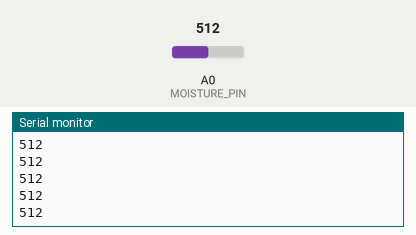
The sketch below on a simulated Arduino Uno, built with avr-gcc and run on an emulated ATmega328P. On the bench: the last lines printed to the serial monitor. The inputs (shaded band) are chosen by the test bench; at power-on: A0 (MOISTURE_PIN) = 512.

Above: at 1.2 s.
1.3 s: A0 (MOISTURE_PIN) set to 716
At 1.54 s:
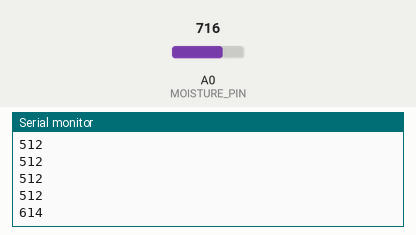
2.8 s: A0 (MOISTURE_PIN) set to 900
At 2.8 s:
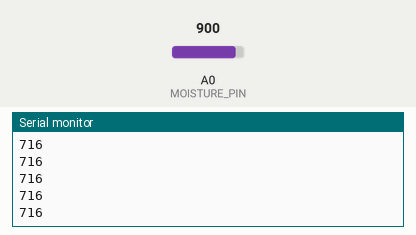
Timing chart, 0 to 5.8 s (numbered marks = the images above; inputs shaded):
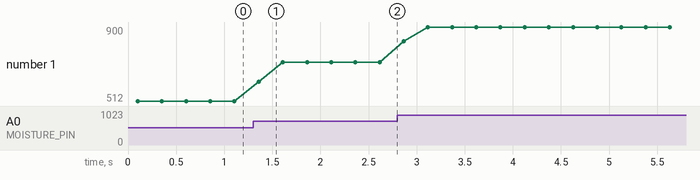

The sketch:

Soil_test_for_ur5e.ino
```cpp
// Teensy Moisture Sensor Bridge
// Reads soil moisture sensor on A0 and sends averaged analog readings (0–1023)
// to ROS2 via serial at 9600 baud.

#define MOISTURE_PIN A0       // Analog pin for soil moisture sensor
#define READ_INTERVAL 150     // Time between serial outputs (ms)
#define NUM_SAMPLES 10        // Number of samples for averaging

void setup() {
  Serial.begin(9600);         // Match teensy_bridge_node.py baud rate
  pinMode(MOISTURE_PIN, INPUT);
}

void loop() {
  long total = 0;
  for (int i = 0; i < NUM_SAMPLES; i++) {
    total += analogRead(MOISTURE_PIN);
    delay(10);                 // Small delay between samples (for stability)
  }

  int averageValue = total / NUM_SAMPLES;  // Compute average
  Serial.println(averageValue);            // Send as integer (0–1023)
  delay(READ_INTERVAL);                    // Wait before next group of samples
}
```

Measured:
- after the input at 1.3 s, the serial monitor: prints a new line after 0.06 s (image 1)
- plotted number 1: 512 → 716 after the input at 1.3 s, 716 → 900 after the input at 2.8 s
